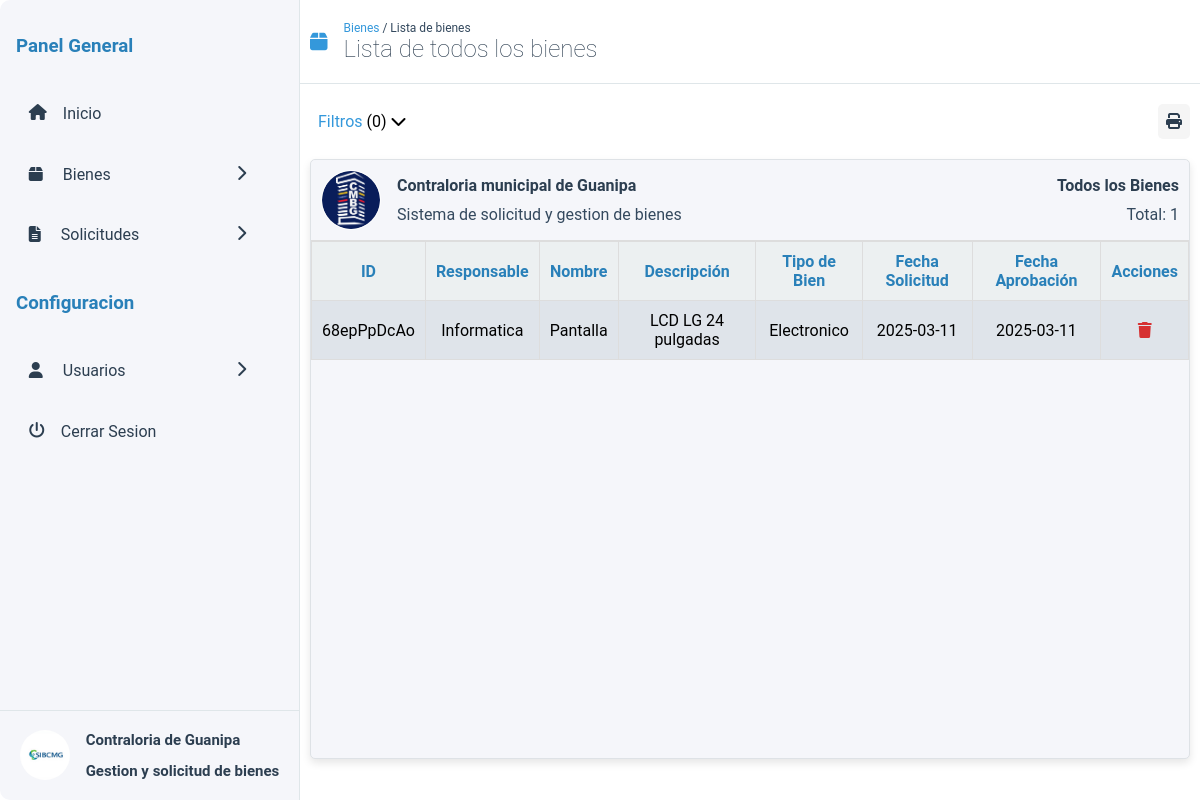
Page /lista-bienes.php (signed in) on the committed database.
### tables this page shows
CREATE TABLE `bienes` (
  `id` varchar(36) NOT NULL,
  `name` varchar(100) NOT NULL,
  `type` varchar(100) NOT NULL,
  `description` varchar(100) NOT NULL,
  `withdrawalDate` date NOT NULL,
  `approvalDate` date NOT NULL DEFAULT current_timestamp(),
  `requestDate` date NOT NULL,
  `responsible` int(11) NOT NULL,
  `comments` varchar(100) NOT NULL
);

CREATE TABLE `usuario` (
  `n_dependencia` int(11) NOT NULL,
  `nombre_dependencia` varchar(100) NOT NULL,
  `contrasena` varchar(1000) NOT NULL,
  `username` varchar(100) NOT NULL,
  `nombre` varchar(100) NOT NULL,
  `apellido` varchar(100) NOT NULL,
  `correo` varchar(100) NOT NULL,
  `cedula` int(11) NOT NULL,
  `admin` tinyint(1) NOT NULL
);

### src/lista-bienes.php (the view, shortened to what this page needs)
<!DOCTYPE html>
<html lang="en">
<head>
  <link rel="stylesheet" href="css/lista-bienes.css">
  <link href="assets/fontawesome-free-6.7.2-web/css/all.css" rel="stylesheet" />
</head>
<body>
  <div class="container">
    <?php include 'assets/include/menu.php'?>
    <header class="main__header">
      <i class="fas fa-box"></i>
        <div class="main__header-title">
          <span class="main__header-currentDir"><a href="#menu-estate" class="main__header-currentDir--pre">Bienes</a> / Lista de bienes</span>
          <h2>Lista de todos los bienes</h2>
        </div>
    </header>
    <main class="main">
        <?php include 'assets/include/filters.php'; ?>
        <section class="myEstates">
        <div class="myEstates__header">
            <div class="myEstates__header-title">
              <img src="assets/logo-contraloria.jpg" class="myEstates__header-logo" alt="">
              <div class="myEstates__header-data">
                <b>Contraloria municipal de Guanipa</b>
                <span>Sistema de solicitud y gestion de bienes</span>
              </div>
            </div>
            <div class="myEstates__header-info">
              <h4>Todos los Bienes</h4>
              <span class="myEstates__header-total">Total: <?php
              $query = $conn->query("SELECT COUNT(*) as total FROM bienes WHERE withdrawalDate = '0000-00-00'");
              $row = $query->fetch(PDO::FETCH_ASSOC);
              echo $row['total'];
              ?></span>
            </div>
          </div>
          <table id="miTabla">
            <thead>
              <tr>
                <th id="order-id">ID</th>
                <th id="order-responsible">Responsable</th>
                <th id="order-name">Nombre</th>
                <th id="order-description">Descripción</th>
                <th id="order-type">Tipo de Bien</th>
                <th id="order-requestDate">Fecha Solicitud</th>
                <th id="order-approvalDate">Fecha Aprobación</th>
                <th class="table-actions">Acciones</th>
              </tr>
            </thead>
            <tbody>
              <?php
              foreach ($conn->query('SELECT * from bienes INNER JOIN usuario ON bienes.responsible = usuario.n_dependencia WHERE withdrawalDate = "0000-00-00" ORDER BY name') as $row):
              ?>
              <tr class="table-dates estate__item">
                <td class="estates-id"><?php echo htmlspecialchars($row['id']); ?></td>
                <td><?php echo htmlspecialchars($row['nombre_dependencia']); ?></td>
                <td class="estates-name"><?php echo htmlspecialchars($row['name']); ?></td>
                <td class="estates-description"><?php echo htmlspecialchars($row['description']); ?></td>
                <td class="estates-type"><?php echo htmlspecialchars($row['type']); ?></td>
                <td class="estates-request"><?php echo htmlspecialchars($row['requestDate']); ?></td>
                <td><?php echo htmlspecialchars($row['approvalDate']); ?></td>
                <td class="table-actions">
                  <a href="solicitud-desincorporacion.php?id=<?php echo $row['id']; ?>"><i class="fa-solid fa-trash table__icon--delete"></i></a>
                </td>
              </tr>
              <?php
              endforeach;?>
            </tbody>
          </table>
        </section>
      </main>
  </div>
</body>
</html>

### src/css/lista-bienes.css (style rules this page uses)
:root { --primary-color: #2d3436; --secondary-color: #b2bec3; --tertiary-color: #F9F7F7; --menu-color: #f5f6fa; --menu-color-secondary: #2d3436; }
* { box-sizing: border-box; text-decoration: none; }
body { margin: 0; padding: 0; display: flex; justify-content: center; background: white; align-items: center; height: 100vh; font-family: 'Roboto', sans-serif; font-size: 16px; }
.container { width: 100%; height: 100%; background-color: white; display: grid; grid-template-areas: "menu header" "menu main" ; grid-template-columns: 300px 1fr; }
.main { grid-area: main; margin: 0 10px; }
.main__header { display: flex; align-items: center; gap: 1em; border-bottom: #dfe6e9 1px solid; grid-area: header; padding: 0 10px; }
.main__header-title { display: flex; flex-direction: column; }
.main__header-currentDir { font-size: 12px; color: #34495e; }
.main__header-currentDir--pre { color: #3498db; cursor: pointer; user-select: none; }
.main__header i { color: #3498db; font-size: 20px; border: 1px solid ccc; }
.main__header h2 { color: #2c3e50; font-weight: lighter; padding: 0; margin: 0; }
.myEstates { height: 600px; border-radius: 5px; background: #f5f6fa; width: 100%; position: relative; box-shadow: 0 4px 8px rgba(0, 0, 0, 0.1); border: 1px solid #dee2e6; overflow-y: scroll; user-select: none; }
.myEstates__header { padding: 10px; border-radius: 5px 5px 0 0; width: 100%; align-items: center; display: flex; background: #f5f6fa; justify-content: space-between; border-bottom: #ddd 1px solid; z-index: 100; }
.myEstates__header-title { display: flex; width: 50%; gap: 1em; align-items: center; }
.myEstates__header-data { display: flex; flex-direction: column; gap: 10px; color: #34495e; }
.myEstates__header-title b { color: #2c3e50; }
.myEstates__header-logo { width: 60px; border-radius: 50%; border: 1px solid white; }
.myEstates__header-info { display: flex; flex-direction: column; gap: 10px; align-items: end; color: #34495e; }
.myEstates__header-info h4 { color: #2c3e50; margin: 0; padding: 0; }
table { border-collapse: collapse; cursor: pointer; width: 100%; }
th, td { padding: 10px; border: 1px solid #ddd; text-align: center; max-width: 200px; overflow: hidden; }
th { color: #2980b9; background: #ecf0f1; position: sticky; top: 0; }
tr { background: #dfe4ea; }
.table__icon--delete { color: #d63031; }

### src/assets/include/menu.php (style rules this page uses)
:root { --menu-color: #f5f6fa; --menu-color-secondary: #2c3e50; }

### rows in the picture
bienes: id "68epPpDcAo", usuario.nombre_dependencia "Informatica", name "Pantalla", description "LCD LG 24 pulgadas", type "Electronico", requestDate "2025-03-11", approvalDate "2025-03-11"

### other values in the picture
$row['total'] "1"
